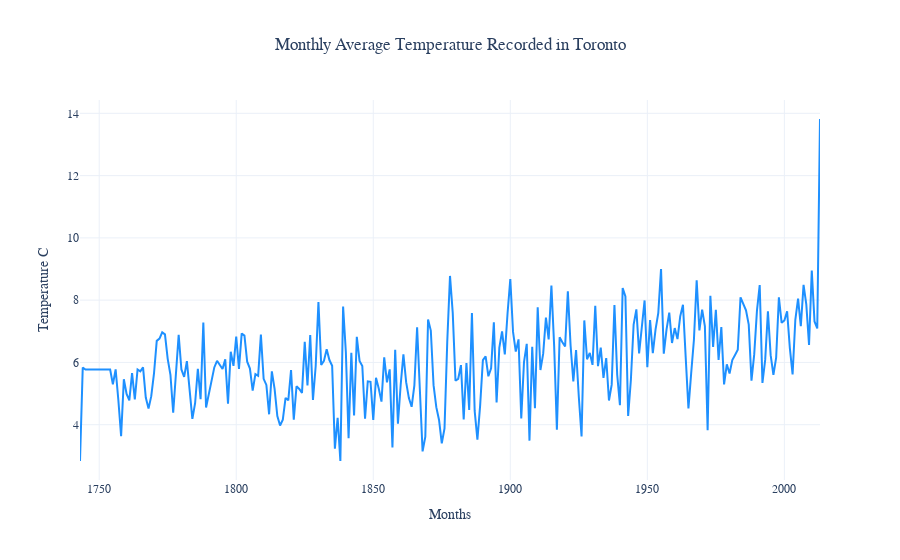

Notebook cell for this chart:
### Code cell
plotlychart(toronty,cityname='Toronto',sequence='Yearly')

### Figure 1 — Plotly figure (JSON) as saved in the notebook; plotly's stock layout.template omitted (floating-point values rounded to 4 significant figures; data arrays with more than 128 entries replaced by an {"elided": "..."} marker saying what was removed)
{"data": [{"line": {"color": "dodgerblue", "width": 2}, "mode": "lines", "name": "Average", "type": "scatter", "x": {"elided": "271 int values"}, "y": {"elided": "271 float values"}}], "layout": {"font": {"family": "sora", "size": 12}, "title": {"text": "Monthly Average Temperature Recorded in Toronto", "x": 0.5}, "xaxis": {"title": {"text": "Months"}}, "yaxis": {"title": {"text": "Temperature C"}}}}
